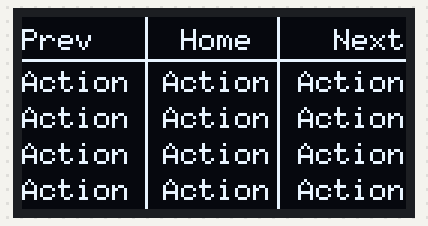
A sketch run on a simulated Arduino Uno, built with avr-gcc and run on an emulated ATmega328P. Shown: 128×64 one-colour display. What the sketch prints to the serial monitor is not drawn.

Above: at 1.0 s.

The sketch:

20_U8g2_display_positioning.ino
```cpp
/*********************************************************************
* FIREKEY - PROJECT
*
* Code snippet which displays the button metric functions
*
* Required Libs:
* - U8g2 Lib(https://github.com/olikraus/u8g2)
*    -> can be installed via Arduino IDE
*********************************************************************/

// LIBRARIES
#include <U8g2lib.h>
#include <MemoryFree.h>

// CONSTANTS
#define OLED_ADDR 0x3C

typedef enum xPos {
  LEFT = 0,
  VLINE1 = 41,
  CENTER = 64,
  VLINE2 = 85,
  RIGHT = 127
} xPosition;

typedef enum yPos {
  TOP = 0,
  ROW0 = 2,
  HLINE1 = 14,
  ROW1 = 16,
  ROW2 = 28,
  ROW3 = 40,
  ROW4 = 52,
  BOTTOM = 63
} yPosition;

// OLED object
U8G2_SH1106_128X64_NONAME_1_HW_I2C display(U8G2_R0, U8X8_PIN_NONE);

void setup() {
  Serial.begin(9600);
  Serial.println("Starting ...");

  display.setFont(u8g2_font_6x10_tr);
  //display.setI2CAddress(OLED_ADDR);
  display.begin();
  Serial.println("display started");
}


void loop() {
  display.firstPage();
  do {
    displayShowMetricFuncs();
  } while (display.nextPage());
  Serial.println(freeMemory());
  delay(1000);
}

void drawStringAtPosition(const char *buf, xPosition xPosition, yPosition yPosition) {
  int h = display.getFontAscent() - display.getFontDescent();
  int w = display.getStrWidth(buf);

  if (xPosition == LEFT) {
    display.setCursor(LEFT, yPosition + h);
  } else if (xPosition == CENTER) {
    int xVal = CENTER - w / 2;
    display.setCursor(xVal, yPosition + h);
  } else if (xPosition == RIGHT) {
    int xVal = RIGHT - w;
    display.setCursor(xVal, yPosition + h);
  }
  display.print(buf);
}

void displayShowMetricFuncs() {
  drawStringAtPosition("Prev", LEFT, ROW0);
  drawStringAtPosition("Home", CENTER, ROW0);
  drawStringAtPosition("Next", RIGHT, ROW0);

  display.drawLine(LEFT, HLINE1, RIGHT, HLINE1);
  display.drawLine(VLINE1, TOP, VLINE1, BOTTOM);
  display.drawLine(VLINE2, TOP, VLINE2, BOTTOM);

  drawStringAtPosition("Action", LEFT, ROW1);
  drawStringAtPosition("Action", CENTER, ROW1);
  drawStringAtPosition("Action", RIGHT, ROW1);

  drawStringAtPosition("Action", LEFT, ROW2);
  drawStringAtPosition("Action", CENTER, ROW2);
  drawStringAtPosition("Action", RIGHT, ROW2);

  drawStringAtPosition("Action", LEFT, ROW3);
  drawStringAtPosition("Action", CENTER, ROW3);
  drawStringAtPosition("Action", RIGHT, ROW3);

  drawStringAtPosition("Action", LEFT, ROW4);
  drawStringAtPosition("Action", CENTER, ROW4);
  drawStringAtPosition("Action", RIGHT, ROW4);
}
```
